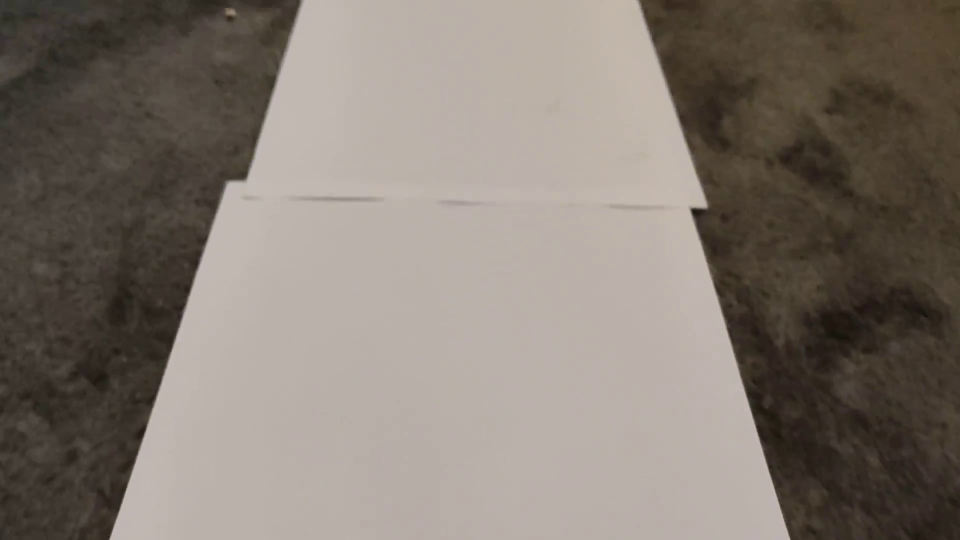
#> input picture frame 20 of opencv/test.mp4, 1920 x 1080 px (shown at 1/2 size)
$ python color_tracer.py
#> lines starting #> are read from the running program, lines starting #| are printed output that depends on the picture
import cv2
import numpy as np


frameWidth = 640
frameHeight = 480
cap = cv2.VideoCapture(1)
cap.set(3, frameWidth)
cap.set(4, frameHeight)


def empty(a):
    pass


cv2.namedWindow("HSV")
cv2.resizeWindow("HSV", 640, 240)
cv2.createTrackbar("HUE Min", "HSV", 0, 179, empty)
cv2.createTrackbar("HUE Max", "HSV", 179, 179, empty)
cv2.createTrackbar("SAT Min", "HSV", 0, 255, empty)
cv2.createTrackbar("SAT Max", "HSV", 255, 255, empty)
cv2.createTrackbar("VALUE Min", "HSV", 0, 255, empty)
cv2.createTrackbar("VALUE Max", "HSV", 255, 255, empty)

cap = cv2.VideoCapture('test.mp4')
frameCounter = 0

while True:
    frameCounter +=1
    if cap.get(cv2.CAP_PROP_FRAME_COUNT) ==frameCounter:
        cap.set(cv2.CAP_PROP_POS_FRAMES,0)
        frameCounter=0

    _, img = cap.read()
#> img is the input picture: shape (1080, 1920, 3); mean B, G, R 112.8, 121.2, 130.4
    imgHsv = cv2.cvtColor(img, cv2.COLOR_BGR2HSV)
#> imgHsv: shape (1080, 1920, 3); mean H, S, V 14, 46.4, 130.4

    h_min = cv2.getTrackbarPos("HUE Min", "HSV")
    h_max = cv2.getTrackbarPos("HUE Max", "HSV")
    s_min = cv2.getTrackbarPos("SAT Min", "HSV")
    s_max = cv2.getTrackbarPos("SAT Max", "HSV")
    v_min = cv2.getTrackbarPos("VALUE Min", "HSV")
    v_max = cv2.getTrackbarPos("VALUE Max", "HSV")
    print(h_min)

    lower = np.array([h_min, s_min, v_min])
    upper = np.array([h_max, s_max, v_max])
    mask = cv2.inRange(imgHsv, lower, upper)
#> mask: shape (1080, 1920); every value is 255
    result = cv2.bitwise_and(img, img, mask=mask)

    mask = cv2.cvtColor(mask, cv2.COLOR_GRAY2BGR)
#> mask: shape (1080, 1920, 3); every value is 255
    hStack = np.hstack([img, mask, result])
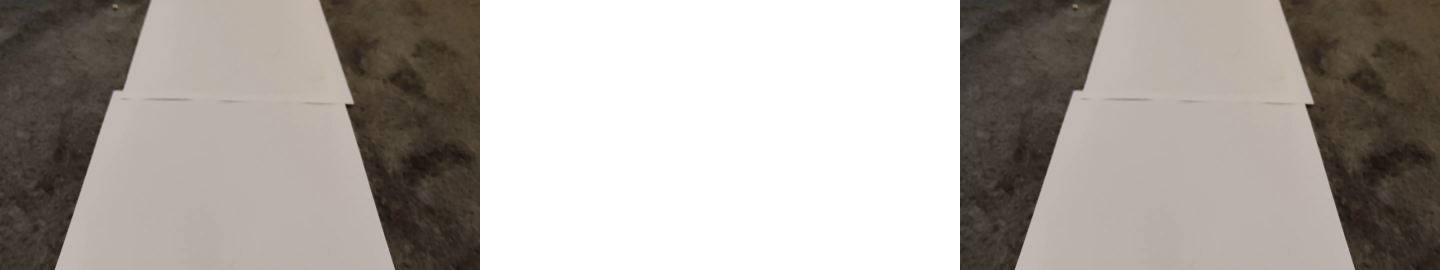
#> hStack: shape (1080, 5760, 3) (shown at 1/4 size); mean B, G, R 160.2, 165.8, 171.9
    img = cv2.resize(hStack, (480, 240))
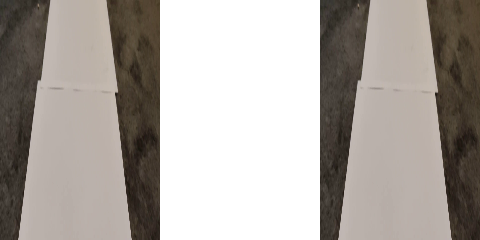
#> img: shape (240, 480, 3); mean B, G, R 160.2, 165.8, 171.9
    cv2.imshow('Horizontal Stacking', img)
    if cv2.waitKey(1) and 0xFF == ord('q'):
#> (key q is pressed here)
        break

cap.release()
cv2.destroyAllWindows()

$ run again, starting later in the video
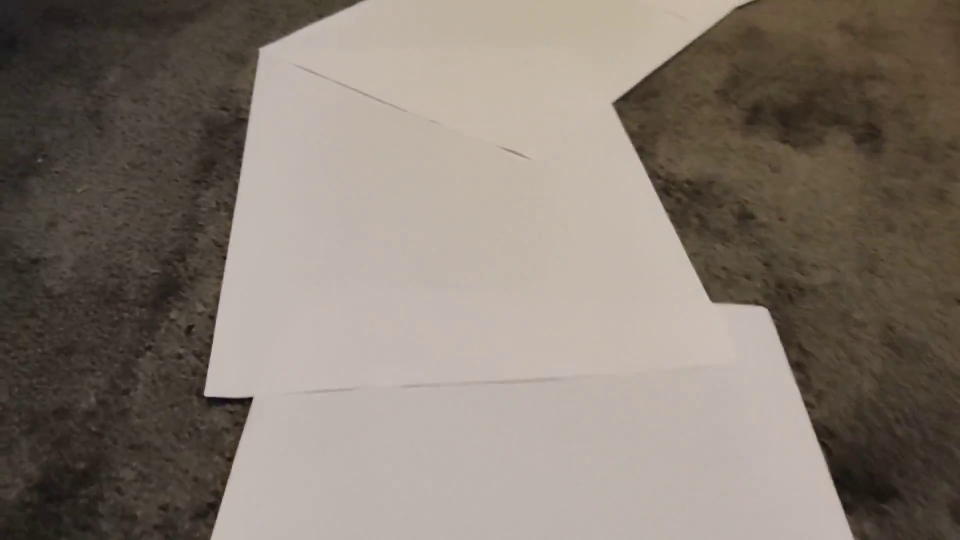
#> input picture frame 91 of opencv/test.mp4, 1920 x 1080 px (shown at 1/2 size)
#> img is the input picture: shape (1080, 1920, 3); mean B, G, R 112.1, 122.1, 132.6
#> imgHsv: shape (1080, 1920, 3); mean H, S, V 14.5, 49.9, 132.6
#> `hStack = np.hstack([img, mask, result])`:
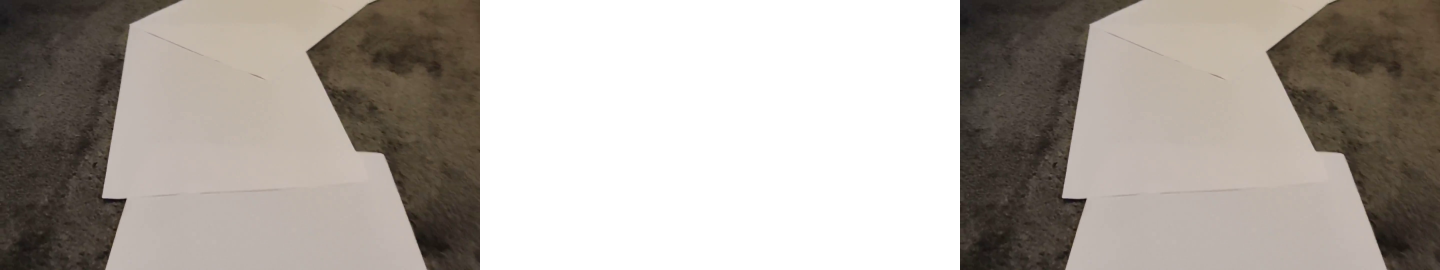
#> hStack: shape (1080, 5760, 3) (shown at 1/4 size); mean B, G, R 159.7, 166.4, 173.4
#> `img = cv2.resize(hStack, (480, 240))`:
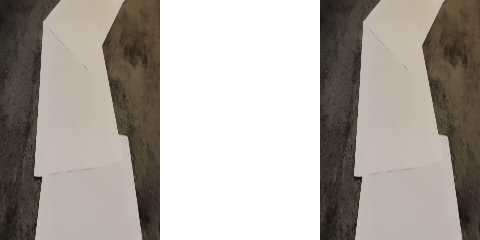
#> img: shape (240, 480, 3); mean B, G, R 159.7, 166.4, 173.4

$ run again, starting later in the video
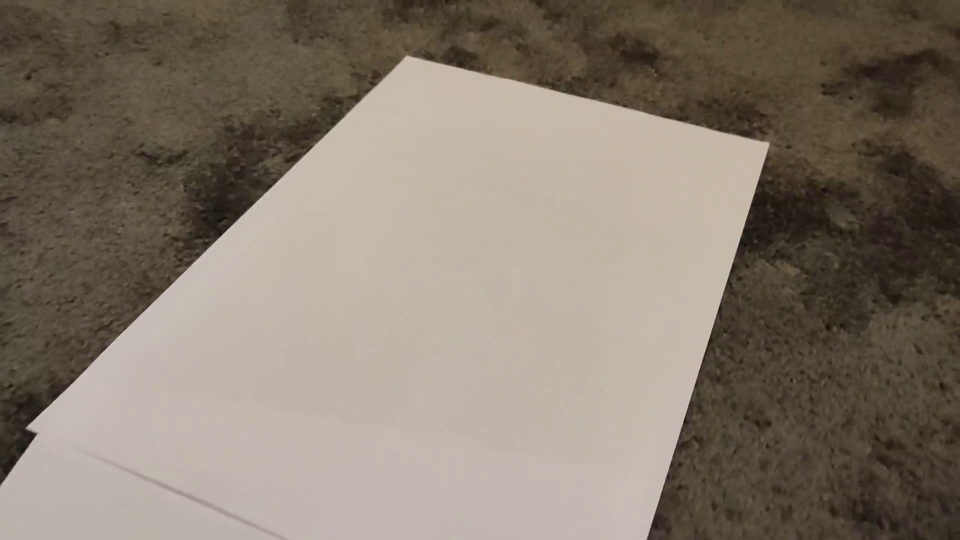
#> input picture frame 163 of opencv/test.mp4, 1920 x 1080 px (shown at 1/2 size)
#> img is the input picture: shape (1080, 1920, 3); mean B, G, R 108.9, 122.4, 132.7
#> imgHsv: shape (1080, 1920, 3); mean H, S, V 16.6, 59.2, 132.7
#> `hStack = np.hstack([img, mask, result])`:
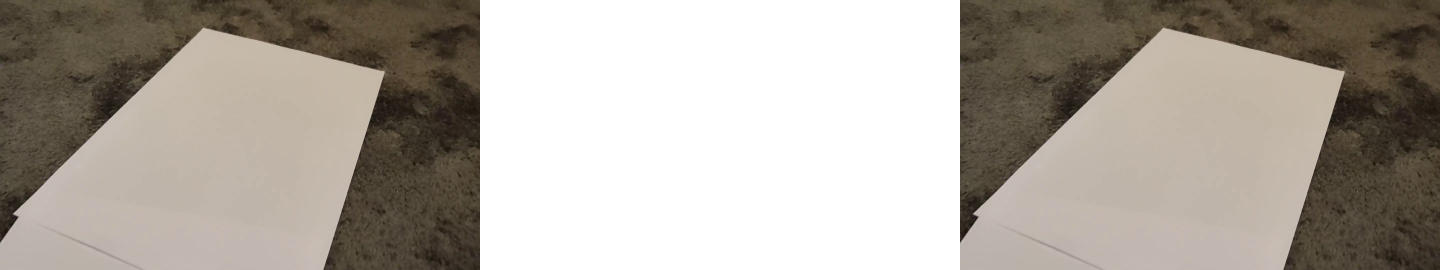
#> hStack: shape (1080, 5760, 3) (shown at 1/4 size); mean B, G, R 157.6, 166.6, 173.5
#> `img = cv2.resize(hStack, (480, 240))`:
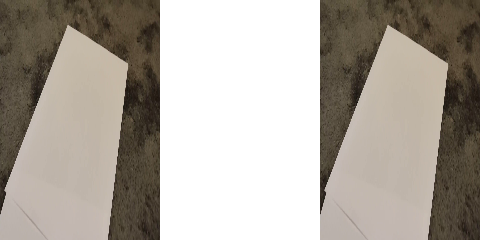
#> img: shape (240, 480, 3); mean B, G, R 157.6, 166.6, 173.5
